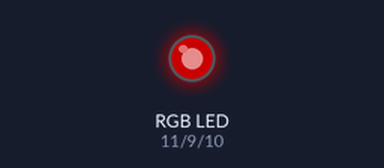
Recording of a sketch running on a simulated Arduino Uno, built with avr-gcc and run on an emulated ATmega328P. Shown: an RGB LED mixed from three pins (HIGH = lit). Dim RGB values are drawn brighter than linear.

Above: at 0.05 s.
At 0.2 s:
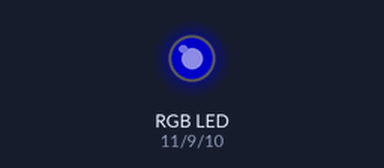
At 0.3 s:
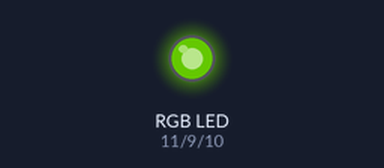
At 0.4 s:
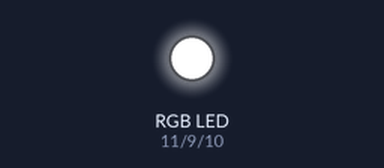
Timing chart, 0 to 3.0 s (numbered marks = the images above):
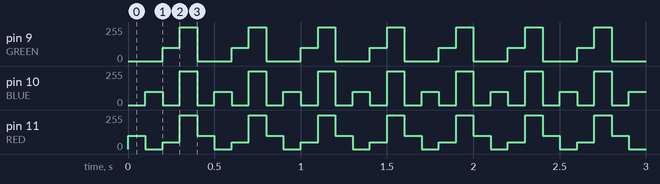

Measured:
- by itself, pin 9 (GREEN): repeats every 0.40 s: 255/255 0.10 s, 0/255 0.20 s, 100/255 0.10 s
- by itself, pin 10 (BLUE): repeats every 0.40 s: 0/255 0.10 s, 255/255 0.10 s, 0/255 0.10 s, 100/255 0.10 s
- by itself, pin 11 (RED): repeats every 0.40 s: 0/255 0.10 s, 50/255 0.10 s, 255/255 0.10 s, 100/255 0.10 s

The sketch:

ledRGB.ino
```cpp
const byte RED = 11;
const byte BLUE = 10;
const byte GREEN = 9;

void setup()
{
  pinMode(RED, OUTPUT );
  pinMode(BLUE, OUTPUT );
  pinMode(GREEN, OUTPUT );
}
void loop()
{

  analogWrite(RED,100);
  analogWrite(BLUE,0);
  analogWrite(GREEN,0);
  delay(100);


  analogWrite(RED,0);
  analogWrite(BLUE,100);
  analogWrite(GREEN,0);
  delay(100);


  analogWrite(RED,50);
  analogWrite(BLUE,0);
  analogWrite(GREEN,100);
  delay(100);

  analogWrite(RED,255);
  analogWrite(BLUE,255);
  analogWrite(GREEN,255);
  delay(100);


}
```
